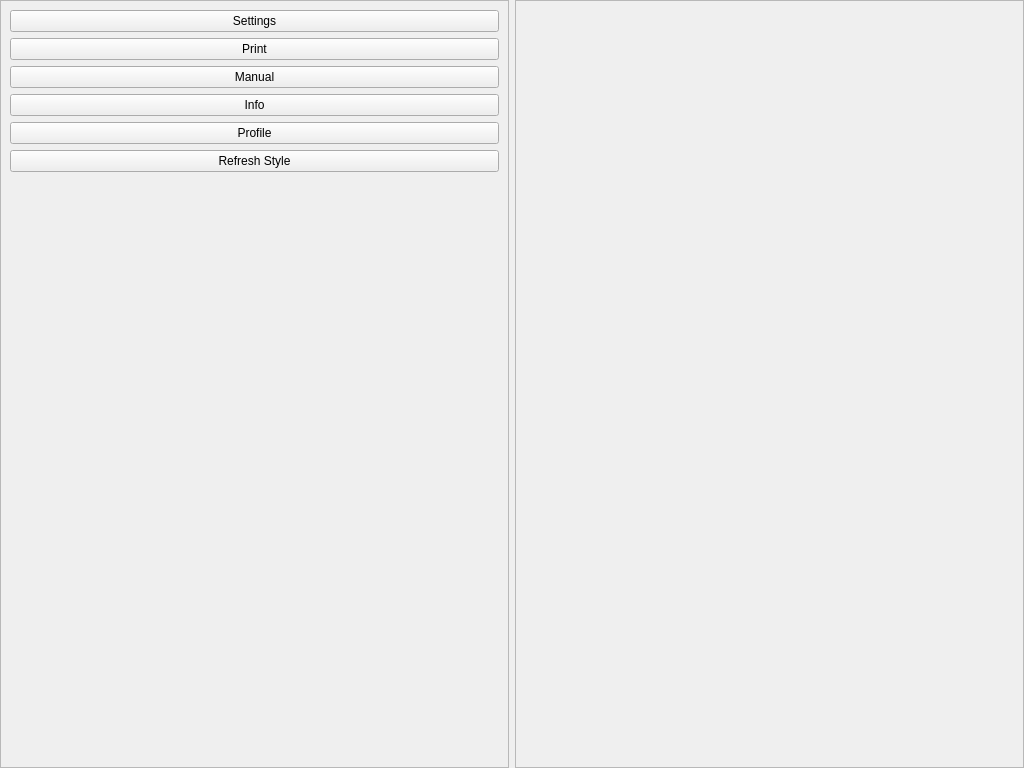
<?xml version="1.0" encoding="UTF-8"?>
<ui version="4.0">
 <class>MainWindow</class>
 <widget class="QMainWindow" name="MainWindow">
  <property name="geometry">
   <rect>
    <x>0</x>
    <y>0</y>
    <width>1024</width>
    <height>768</height>
   </rect>
  </property>
  <property name="windowTitle">
   <string>MainWindow</string>
  </property>
  <widget class="QWidget" name="centralwidget">
   <layout class="QGridLayout" name="gridLayout_2">
    <property name="leftMargin">
     <number>0</number>
    </property>
    <property name="topMargin">
     <number>0</number>
    </property>
    <property name="rightMargin">
     <number>0</number>
    </property>
    <property name="bottomMargin">
     <number>0</number>
    </property>
    <item row="0" column="0">
     <layout class="QGridLayout" name="gridLayout">
      <item row="0" column="0">
       <widget class="QFrame" name="buttonFrame">
        <property name="frameShape">
         <enum>QFrame::StyledPanel</enum>
        </property>
        <property name="frameShadow">
         <enum>QFrame::Raised</enum>
        </property>
        <layout class="QVBoxLayout" name="verticalLayout_2">
         <item>
          <layout class="QVBoxLayout" name="verticalLayout">
           <item>
            <widget class="QPushButton" name="buttonSettings">
             <property name="text">
              <string>Settings</string>
             </property>
            </widget>
           </item>
           <item>
            <widget class="QPushButton" name="buttonPrint">
             <property name="text">
              <string>Print</string>
             </property>
            </widget>
           </item>
           <item>
            <widget class="QPushButton" name="buttonManual">
             <property name="text">
              <string>Manual</string>
             </property>
            </widget>
           </item>
           <item>
            <widget class="QPushButton" name="buttonInfo">
             <property name="text">
              <string>Info</string>
             </property>
            </widget>
           </item>
           <item>
            <widget class="QPushButton" name="buttonProfile">
             <property name="text">
              <string>Profile</string>
             </property>
            </widget>
           </item>
           <item>
            <widget class="QPushButton" name="buttonRefreshStyle">
             <property name="text">
              <string>Refresh Style</string>
             </property>
            </widget>
           </item>
           <item>
            <spacer name="verticalSpacer">
             <property name="orientation">
              <enum>Qt::Vertical</enum>
             </property>
             <property name="sizeHint" stdset="0">
              <size>
               <width>20</width>
               <height>40</height>
              </size>
             </property>
            </spacer>
           </item>
          </layout>
         </item>
        </layout>
       </widget>
      </item>
      <item row="0" column="1">
       <widget class="QFrame" name="panelFrame">
        <property name="frameShape">
         <enum>QFrame::StyledPanel</enum>
        </property>
        <property name="frameShadow">
         <enum>QFrame::Raised</enum>
        </property>
       </widget>
      </item>
     </layout>
    </item>
   </layout>
  </widget>
 </widget>
 <resources/>
 <connections/>
</ui>
